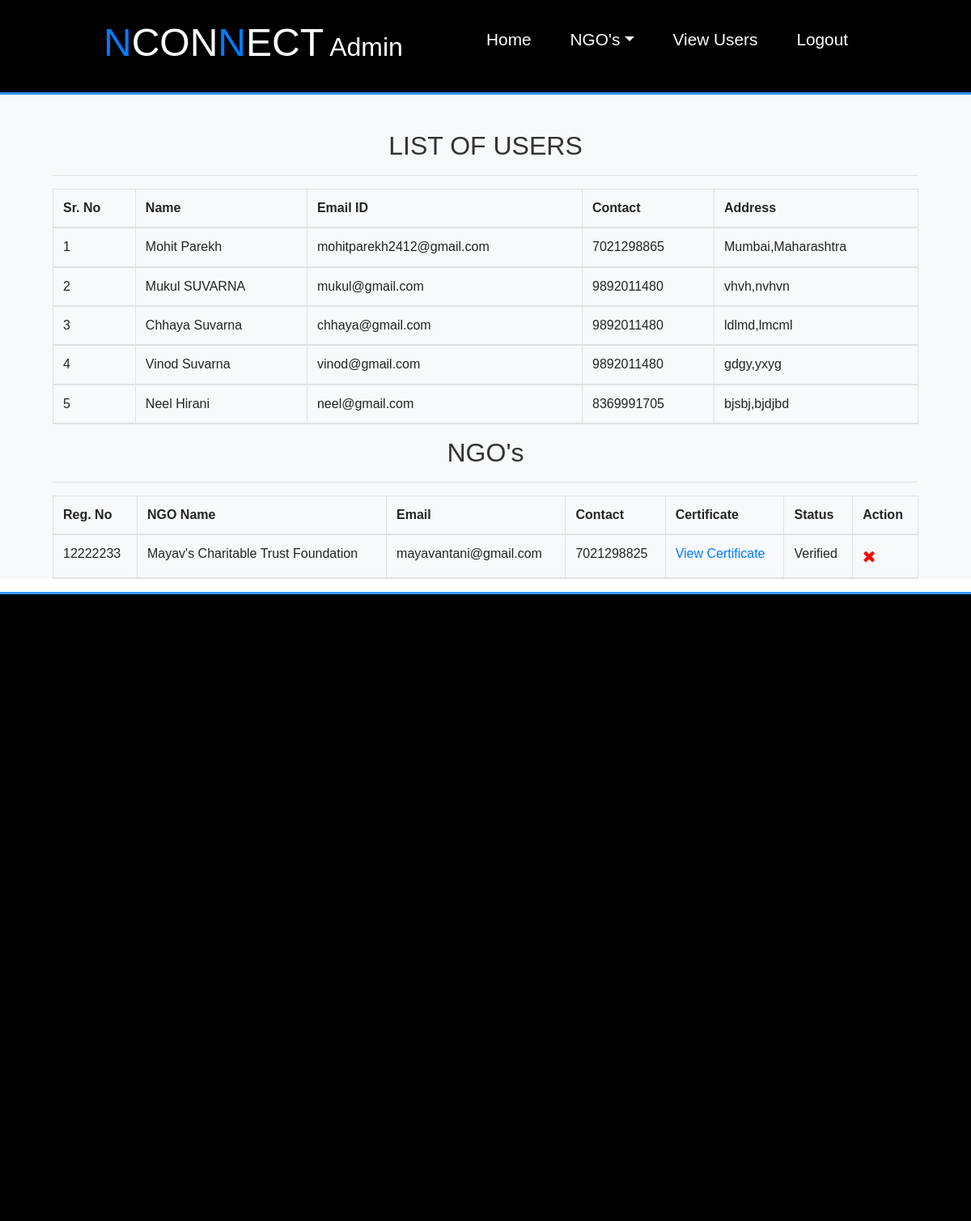
The app's page /view_users (signed in) with its own data.
### NGO_App/models.py (models this page shows, shortened)
class UserProfile(models.Model):
    user = models.ForeignKey(User,on_delete=models.CASCADE)
    contact = models.CharField(max_length=10)
    country=models.CharField(max_length=50)
    state=models.CharField(max_length=50)
    city=models.CharField(max_length=50)
    pincode=models.CharField(max_length=50)
    address_line_1=models.CharField(max_length=200)

class NGOProfile(models.Model):
    user = models.ForeignKey(User,on_delete=models.CASCADE)
    registration_number=models.CharField(unique=True,max_length=10)
    ngo_name=models.CharField(max_length=50)
    certificate=models.ImageField(blank=False,upload_to='certificate_pics')
    image=models.ImageField(upload_to='ngo_images')
    description=models.TextField(max_length=1000)
    contact = models.CharField(max_length=10)
    country=models.CharField(max_length=50)
    state=models.CharField(max_length=50)
    city=models.CharField(max_length=50)
    pincode=models.CharField(max_length=50)
    verfied=models.BooleanField(default=False)
    address_line_1=models.CharField(max_length=200)

### NGO_App/views.py (the view)
# urls.py: path('view_users',view_users,name="view_users"),
def view_users(request):
    if not request.user.is_staff:
        return redirect('adminlogin')
    users = UserProfile.objects.all()
    ngos = NGOProfile.objects.all()
    d={'users':users,'ngos':ngos}
    return render(request,'view_users.html',d)

### NGO_App/templates/view_users.html
{% extends 'adminnavigation.html' %}
{% load static %}
{% block admin_body %}
<section id="signup">
  <div class="bg-light">
    <br><br>
    <div class="container">
      <h2 class="text-center">LIST OF USERS</h2>
      <hr>
      <table class="table table-bordered" id=mytable>
        <thead>
          <tr>
            <th>Sr. No</th>
            <th>Name</th>
            <th>Email ID</th>
            <th>Contact</th>
            <th>Address</th>
          </tr>
          {% for i in users %}
          <tr>
            <td>{{forloop.counter}}</td>
            <td style='text-transform:capitalize;'>{{i.user.first_name}} {{i.user.last_name}}</td>
            <td>{{i.user.username}}</td>
            <td>{{i.contact}}</td>
            <td>{{i.city}},{{i.state}}</td>
          </tr>
          {% endfor %}
        </thead>
      </table>
    </div>
    <div class="container">
      <h2 class="text-center">NGO's</h2>
      <hr>
      <table class="table table-bordered" id=mytable>
        <thead>
          <tr>
            <th>Reg. No</th>
            <th>NGO Name</th>
            <th>Email</th>
            <th>Contact</th>
            <th>Certificate</th>
            <th>Status</th>
            <th>Action</th>
          </tr>
          {% for i in ngos %}
          <tr>
            <td>{{i.registration_number}}</td>
            <td>{{i.ngo_name}}</td>
            <td>{{i.user.username}}</td>
            <td>{{i.contact}}</td>
            <td><a href="{{i.certificate.url}}">View Certificate</a></td>
            {% if i.verfied%}
            <td>Verified</td>
            <td><a href="{% url 'delete_ngo_2' i.id %}" style="color:red;font-size:20px;"><i class="fa fa-times" ></i></a></td>
            {% else %}
            <td>Not Verified</td>
            <td>
              <a href="{% url 'verify_ngo' i.id %}" style="color:green;font-size:20px;"><i class="fa fa-check" ></i></a>
              <a href="{% url 'delete_ngo_2' i.id %}" style="color:red;font-size:20px;"><i class="fa fa-times" ></i></a>
            </td>
            {% endif %}
          </tr>
          {% endfor %}
        </thead>
      </table>
    </div>
  </div>
</section>
{% endblock %}

### NGO_App/templates/adminnavigation.html (shortened to what this page needs)
<!DOCTYPE html>
{% load static %}
<html lang="en" dir="ltr">
  <head>
    <link rel="stylesheet" href="https://maxcdn.bootstrapcdn.com/bootstrap/4.5.0/css/bootstrap.min.css">
    <link rel="stylesheet" href="https://cdnjs.cloudflare.com/ajax/libs/font-awesome/4.7.0/css/font-awesome.min.css">
    <link rel="stylesheet" href="{% static 'css/full.css' %}">
  </head>
  <body>
    <nav id='navbar'style="background-color:black;">
        <h2><a href="#"><span class="text-primary">N</span>CON<span class="text-primary">N</span>ECT</a> Admin</h2>
      <ul>
        <li><a href="{% url 'adminhome' %}">Home</a></li>
        <li class="nav-item dropdown">
          <a class="dropdown-toggle" href="#" data-toggle="dropdown">NGO's</a>
        </li>
        <li><a href="{% url 'view_users' %}">View Users</a></li>
        <li><a href="{% url 'logout' %}">Logout</a></li>
      </ul>
    </nav>
    {% block admin_body %}
    {% endblock %}
    <footer style="background-color:black;">
      <br><br><br><br><br><br>
    </footer>
  </body>
</html>

### NGO_App/static/css/full.css (style rules this page uses)
* { margin:0; padding: 0; box-sizing: border-box; scroll-behavior: smooth; }
body { font-family: Arial, sans-serif; line-height: 1.4; color: #fff; overflow-x: scroll; }
.container { max-width: 1100px; margin: auto; }
.text-primary { color: #3693ff; }
.bg-light { background: #f4f4f4; color: #333; }
#navbar { display: flex; justify-content: space-between; background:black; color: #fff; padding: 1.5rem 8rem; position: sticky; top: 0; z-index: 1; border-bottom: 3px solid #3693ff; }
#navbar ul { display: flex; align-items: center; list-style: none; }
#navbar h2 a { font-size: 3rem; text-align: left; color: #fff; text-decoration: none; }
#navbar li a { text-decoration: none; color: #fff; padding: 1rem; font-size: 1.3rem; margin: 0 0.5rem; border-radius: 5px; transition: background-color 0.35s; }
footer { padding: 20rem; border-top: 3px solid #3693ff; }

### records on screen
UserProfile: user.first_name "Mohit", user.last_name "Parekh", user.username "mohitparekh2412@gmail.com", contact "7021298865", city "Mumbai", state "Maharashtra"
UserProfile: user.first_name "Mukul", user.last_name "SUVARNA", user.username "mukul@gmail.com", contact "9892011480", city "vhvh", state "nvhvn"
UserProfile: user.first_name "Chhaya", user.last_name "Suvarna", user.username "chhaya@gmail.com", contact "9892011480", city "ldlmd", state "lmcml"
UserProfile: user.first_name "Vinod", user.last_name "Suvarna", user.username "vinod@gmail.com", contact "9892011480", city "gdgy", state "yxyg"
UserProfile: user.first_name "Neel", user.last_name "Hirani", user.username "neel@gmail.com", contact "8369991705", city "bjsbj", state "bjdjbd"
NGOProfile: registration_number "12222233", ngo_name "Mayav's Charitable Trust Foundation", user.username "mayavantani@gmail.com", contact "7021298825", verfied "Verified"
